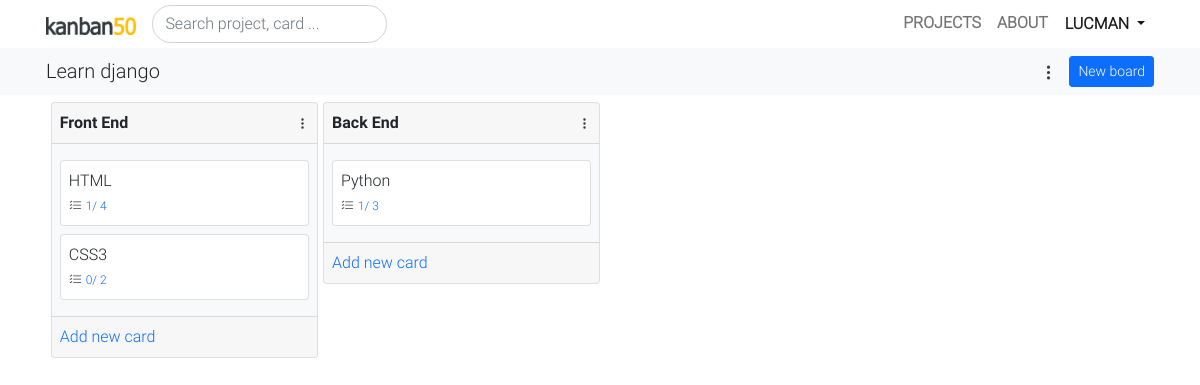
Page /projects/2 (signed in) on the committed database.
### kanban/models.py (models this page shows, shortened)
class User(AbstractUser):
    pass

class Projects(models.Model):
    user = models.ForeignKey(User, on_delete=models.CASCADE)
    title = models.CharField(max_length=255, unique=True)
    description = models.TextField(blank=True)
    timestamp = models.DateTimeField(auto_now_add=True)
    due_date = models.CharField(max_length=65)
    members = models.ManyToManyField(User, blank=False, related_name="members")
    completed = models.BooleanField(default=False)

class Boards(models.Model):
    project = models.ForeignKey(
        Projects, on_delete=models.CASCADE, null=False, related_name="boards")
    name = models.CharField(max_length=255)

class Cards(models.Model):
    user = models.ForeignKey(
        User, on_delete=models.CASCADE, related_name="creator_by")
    board = models.ForeignKey(
        Boards, on_delete=models.CASCADE, null=False, related_name="cards")
    name = models.CharField(max_length=255)
    description = models.TextField(blank=True)
    timestamp = models.DateTimeField(auto_now_add=True)

### kanban/views.py (the view)
# urls.py: path("projects/<int:id>", views.project, name="project"),
@login_required
def project(request, id):
    project = Projects.objects.get(pk=id)
    users = User.objects.all().exclude(username=project.user)
    boards = Boards.objects.all().filter(project=project.id)
    all_cards = []
    board_cards = []
    for board in boards:
        cards = Cards.objects.all().filter(board=board.id)
        board_cards.append({"id": board.id, "cards": cards})
        all_cards.append(cards)
    tasks_checked = []
    for cards in all_cards:
        for card in cards:
            tasks = []
            for task in Tasks.objects.all().filter(card=card.id):
                if task.checked:
                    tasks.append(task)
            tasks_checked.append({"card_id":card.id, "checked":len(tasks)})
    return render(request, "kanban/project.html", {
        "project": project,
        "users": users,
        "boards": boards,
        "board_cards": board_cards,
        "tasks": tasks_checked,
    })

### kanban/templates/kanban/project.html (shortened to what this page needs)
{% extends "kanban/dash.html" %}
{% load static %}
{% block banner-title %}
<div class="banner-title project-data-title text-nowrap">{{project.title}}</div>
{% endblock banner-title %}
{% block banner-action %}
<div class="banner-action text-right">
    <span class="dropdown">
        <a class="btn btn-sm dropdown-toggle" data-toggle="dropdown" aria-haspopup="true" aria-expanded="false">
            <img src="{% static 'kanban/icons/three-dots-vertical.svg' %}" class="img-fluid" title="">
        </a>
    </span>
    <button id="btn-new-board" class="btn btn-sm btn-primary">New board</button>
</div>
{% endblock banner-action %}
{% block body-dash %}
<div id="boards-list" class="boards-list">
    {% for board in boards %}
        <div class="col-lg-3 col-md-4 col-sm-6 col-12 board">
            <div class="card">
                <div class="card-header">
                    <span class="board-title board-{{board.id}}-name">{{board.name}}</span>
                    <span class="dropdown">
                        <a class="dropdown-toggle" data-toggle="dropdown" aria-haspopup="true" aria-expanded="false">
                            <img src="{% static 'kanban/icons/three-dots-vertical.svg' %}" class="img-fluid" title="">
                        </a>
                    </span>
                </div>
                <div id="board-body-{{board.id}}" class="card-body bg-light" data-board="{{board.id}}" ondrop="drop(event)" ondragover="allowDrop(event)">
                    {% for board_card in board_cards %}
                        {% if board_card.id == board.id %}
                            {% for card in board_card.cards %}
                                <div id="card-item-{{card.id}}" class="card card-body card-item my-2" draggable="true" ondragstart="drag(event)" dropzone="false" data-card="{{card.id}}">
                                    <span class="card-item-{{card.id}}-name">{{card.name}}</span>
                                    <a class="btn-edit-card" data-board="{{board.id}}" data-card="{{card.id}}">
                                        <img src="{% static 'kanban/icons/list-check.svg' %}" class="img-fluid">
                                        <small class="card-item-{{card.id}}-tasks">
                                            {% for task in tasks %}
                                                {% ifequal task.card_id card.id %}
                                                <small class="tasks-{{card.id}}-checked">{{task.checked}}</small>/ <span class="tasks-{{card.id}}-all">{{card.tasks.count}}</span>
                                                {% endifequal %}
                                            {% endfor %}
                                        </small>
                                    </a>
                                </div>
                            {% empty %}
                            <p class="card-empty text-muted text-center m-0">No cards yet.</p>
                            {% endfor %}
                        {% endif %}
                    {% endfor %}
                </div>
                <div class="card-footer"><a class="btn-new-card" data-board="{{board.id}}">Add new card</a></div>
            </div>
        </div>
    {% empty %}
        <div id="no-boards" class="text-center py-5">
            <p class="h3 text-muted text-center">No board yet in this project.</p>
        </div>
    {% endfor %}
</div>
{% endblock body-dash %}

### kanban/templates/kanban/layout.html (shortened to what this page needs)
{% load static %}
<!DOCTYPE html>
<html lang="en">
<head>
    <link rel="stylesheet" href="{% static 'kanban/vendor/bootstrap.min.css' %}">
    <link rel="stylesheet" href="{% static 'kanban/css/index.css' %}">
</head>
<body class="bg-white">
    <div id="wrapper" class="">
        <nav class="navbar navbar-expand-sm navbar-light">
            <div class="container">
                <a class="navbar-brand" href="{% url 'index' %}">
                    <img src="{% static 'kanban/images/kanban50.png' %}" class="img-fluid" alt="Kanban" width="100px">
                </a>
                <div class="collapse navbar-collapse" id="nav-toggle">
                    {% if user.is_authenticated %}
                    <form class="form-inline my-2 my-lg-0" action="{% url 'search' %}" method="POST">
                        <input class="form-control mr-sm-2 rounded-pill" name="query" id="query" type="text" placeholder="Search project, card ...">
                    </form>
                    {% endif %}
                    <ul class="navbar-nav ml-auto mt-2 mt-lg-0">
                        {% if user.is_authenticated %}
                        <li class="nav-item">
                            <a class="nav-link" href="{% url 'projects' %}">Projects</a>
                        </li>
                        {% endif %}
                        <li class="nav-item">
                            <a class="nav-link" href="/#about-us">About</a>
                        </li>
                        {% if user.is_authenticated %}
                        <li class="nav-item dropdown">
                            <a class="nav-link active dropdown-toggle btn" id="nav-dropdown" data-toggle="dropdown" aria-haspopup="true" aria-expanded="false">
                                <span class="nav-user">{{request.user}}</span>
                            </a>
                        </li>
                        {% else %}
                        <li class="nav-item">
                            <a type="button" class="btn btn-primary btn-s btn-block rounded-pill" href="{% url 'login' %}">LOGIN</a>
                        </li>
                        {% endif %}
                    </ul>
                </div>
            </div>
        </nav>
        {% block banner %}{% endblock banner %}
        {% block body %}{% endblock body %}
    </div>
</body>
</html>

### kanban/static/kanban/css/index.css (style rules this page uses)
body { font-family: "Roboto"; }
a, a:hover, a:focus { text-decoration: none; cursor: pointer; }
img[src$=".svg"] { width: 17px; height: 17px; }
h1, h2, h3, h4, h5, h6, .project-item-title, .board-title { font-family: "Roboto Bold"; }
.btn, .form-control { box-shadow: none !important; }
.modal-header, .modal-body, .modal-footer, .card-header, .card-body, .card-footer { padding: 0.5em; }
.navbar { padding: 0.2em 0 ; margin: 0; }
.navbar .nav-link { text-transform: uppercase; font-weight: bold; }
.jumbotron .banner-title { font-size: 20px; }
.jumbo-home img, .jumbo-dash img { cursor: pointer !important; }
.jumbotron .dropdown-toggle::after, #dashboard .dropdown-toggle::after { display: none !important; }
.jumbotron .dropdown, #dashboard .dropdown { width: auto; }
.boards-list { height: calc(100vh - 122px); overflow-x: scroll; display: flex; flex-direction: row; }
.boards-list .board:not(:last-child) { padding: 0 0.3em; }
.boards-list .card-header { display: flex; justify-content: space-between; }
.boards-list .card-header img { cursor: pointer; }
.boards-list .board img[src$=".svg"] { width: 13px !important; height: 13px !important; }
.boards-list .card-item { cursor: pointer; display: flex; justify-content: space-between !important; }
.project-item small, .card-item small { font-size: 12px; }

### rows in the picture
User: user "LUCMAN"
Projects: title "Learn django"
Boards: name "Front End"
Cards: name "HTML", checked "1", tasks.count "4"
Cards: name "CSS3", checked "0", tasks.count "2"
Boards: name "Back End"
Cards: name "Python", checked "1", tasks.count "3"
